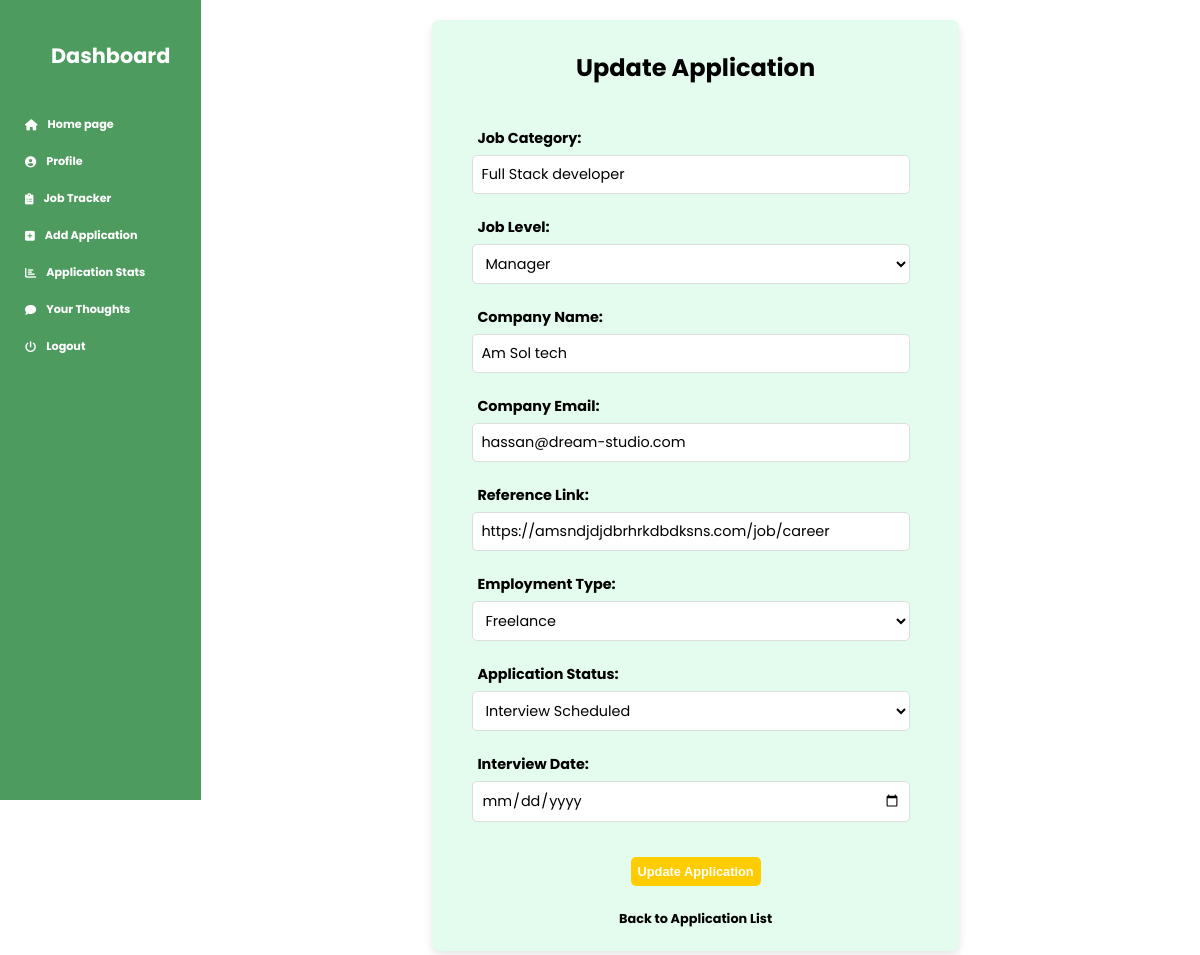
Page /jobs/update/45/ (signed in) on the earlier database version.
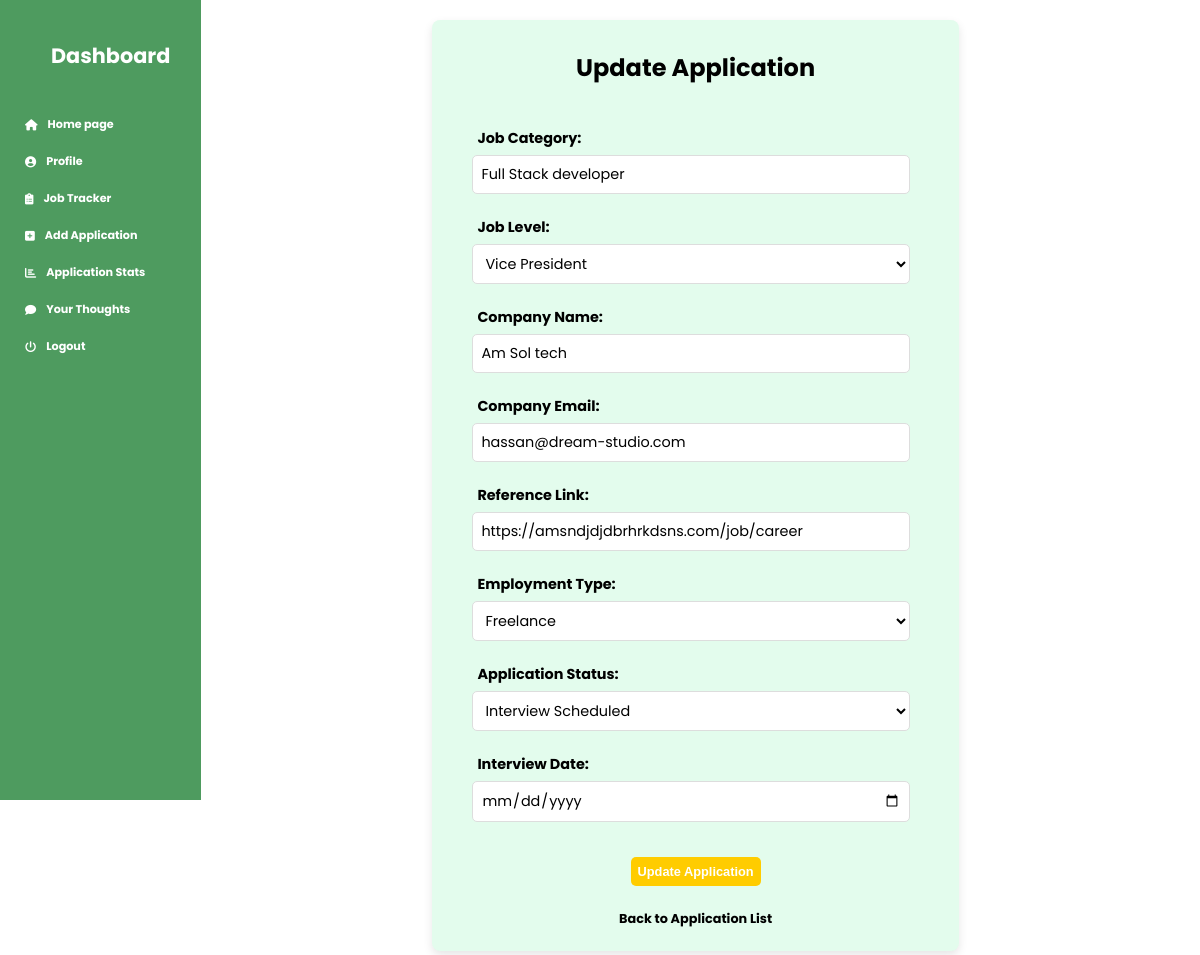
Same page on the later database version.
### tracker/models.py (models this page shows, shortened)
class Add_Job(models.Model):
    JOB_LEVEL_CHOICES = [
        ('intern', 'Intern'),
        ('junior', 'Junior'),
        ('mid', 'Mid-Level'),
        ('senior', 'Senior'),
        ('lead', 'Lead'),
        ('manager', 'Manager'),
        ('director', 'Director'),
        ('vp', 'Vice President'),
        ('c_level', 'C-Level'),
    ]
    EMPLOYMENT_TYPE_CHOICES = [
        ('full_time', 'Full-Time'),
        ('part_time', 'Part-Time'),
        ('contract', 'Contract'),
        ('temporary', 'Temporary'),
        ('internship', 'Internship'),
        ('freelance', 'Freelance'),
        ('remote', 'Remote'),
        ('hybrid', 'Hybrid'),
        ('apprenticeship', 'Apprenticeship'),
    ]
    APPLICATION_STATUS_CHOICES = [
        ('pending', 'Pending'),
        ('applied', 'Applied'),
        ('interview', 'Interview Scheduled'),
        ('selected', 'Selected'),
        ('rejected', 'Rejected'),
        ('offer_accepted', 'Offer Accepted'),
        ('offer_declined', 'Offer Declined'),
    ]
    user = models.ForeignKey(User, on_delete=models.CASCADE)
    job_category = models.CharField(max_length=100)
    job_level = models.CharField(max_length=100, choices=JOB_LEVEL_CHOICES)
    company_name = models.CharField(max_length=100)
    company_email = models.EmailField(max_length=150, null=True, blank=True)  # Company Email New Fielded Added
    reference_link = models.URLField(max_length=200)
    employment_type = models.CharField(max_length=100, choices=EMPLOYMENT_TYPE_CHOICES)
    application_status = models.CharField(max_length=20, choices=APPLICATION_STATUS_CHOICES, default='pending')  # Default status is pending
    interview_date = models.DateField(null=True, blank=True)  # Allows null values if no date is set

### tracker/views.py (the view, shortened to what this page needs)
# urls.py: path('jobs/update/<int:job_id>/', job_create_or_update, name='job_create_or_update'),
@login_required
def job_create_or_update(request, job_id=None):
    if job_id:
        job = get_object_or_404(Add_Job, id=job_id, user=request.user)
        form = JobForm(request.POST or None, instance=job)
        action = 'Update'
    else:
        job = None
        form = JobForm(request.POST or None)
        action = 'Add'
    return render(request, 'job_form.html', {'form': form, 'job': job, 'action': action})

### tracker/forms.py
class JobForm(forms.ModelForm):
    class Meta:
        model = Add_Job
        fields = ['job_category', 'job_level', 'company_name', 'company_email', 'reference_link', 'employment_type', 'application_status', 'interview_date']
        widgets = {
            'job_category': forms.TextInput({
                    'class': 'my-input',
                }),
            'job_level': forms.Select(attrs={
                'class': 'my-input',
            }),
            'company_name': forms.TextInput(attrs={
                'class': 'my-input',
            }),
            'company_email': forms.EmailInput(attrs={
                'class': 'my-input',
            }),
            'reference_link': forms.URLInput(attrs={
                'class': 'my-input',
            }),
            'employment_type': forms.Select(attrs={
                'class': 'my-input',
            }),
            'application_status': forms.Select(attrs={
                'class': 'my-input',
            }),
            'interview_date': forms.DateInput(attrs={
                'class': 'my-input',
            }),
        }

### templates/job_form.html (shortened to what the changed rows need)
{% load static %}
<!DOCTYPE html>
<html lang="en">
<head>
    <link rel="stylesheet" href="https://cdnjs.cloudflare.com/ajax/libs/font-awesome/6.0.0-beta3/css/all.min.css">
    <link rel="stylesheet" href="https://cdnjs.cloudflare.com/ajax/libs/font-awesome/4.7.0/css/font-awesome.min.css">
    <head>
    </head>
</head>
<body>
    <div class="sidebar" id="sidebar" style="padding-left: 20px; margin-right: 15px !important;">
        <h2>Dashboard</h2>
    </div>
    <div class="main-content">
        <form method="POST">
            <div class="form-container">
                <h1 style="text-decoration: none;">{{ action }} Application</h1>
                <div class="form-group">
                    <label for="job_category">Job Category:</label>
                    <input type="text" id="job_category" name="job_category" value="{{ form.job_category.value |default:'' }}" required>
                </div>
                <div class="form-group">
                    <label for="job_level">Job Level:</label>
                    <select id="job_level" name="job_level" required>
                        <option value="manager" {% if form.job_level.value == 'manager' %}selected{% endif %}>Manager</option>
                        <option value="vp" {% if form.job_level.value == 'vp' %}selected{% endif %}>Vice President</option>
                    </select>
                </div>
                <div class="form-group">
                    <label for="company_name">Company Name:</label>
                    <input type="text" id="company_name" name="company_name" value="{{ form.company_name.value |default:'' }}" required>
                </div>
                <div class="form-group">
                    <label for="company_email">Company Email:</label>
                    <input type="email" id="company_email" name="company_email" value="{{ form.company_email.value |default:'' }}">
                </div>
                <div class="form-group">
                    <label for="reference_link">Reference Link:</label>
                    <input type="url" id="reference_link" name="reference_link" value="{{ form.reference_link.value |default:'' }}" required>
                </div>
                <div class="form-group">
                    <label for="employment_type">Employment Type:</label>
                    <select id="employment_type" name="employment_type" required>
                        <option value="freelance" {% if form.employment_type.value == 'freelance' %}selected{% endif %}>Freelance</option>
                    </select>
                </div>
                <div class="form-group">
                    <label for="application_status">Application Status:</label>
                    <select id="application_status" name="application_status" required>
                        <option value="interview" {% if form.application_status.value == 'interview' %}selected{% endif %}>Interview Scheduled</option>
                    </select>
                </div>
                <div class="form-group">
                    <label for="interview_date">Interview Date:</label>
                    <input type="date" id="interview_date" name="interview_date" value="{{ form.interview_date.value |default:'' }}">
                </div>
            </div>
        </form>
    </div>
</body>
</html>

Differences in the rows shown:
changed Add_Job "Full Stack developer": job_level "Manager" → "Vice President"; reference_link "https://amsndjdjdbrhrkdbdksns.com/job/career" → "https://amsndjdjdbrhrkdsns.com/job/career"
